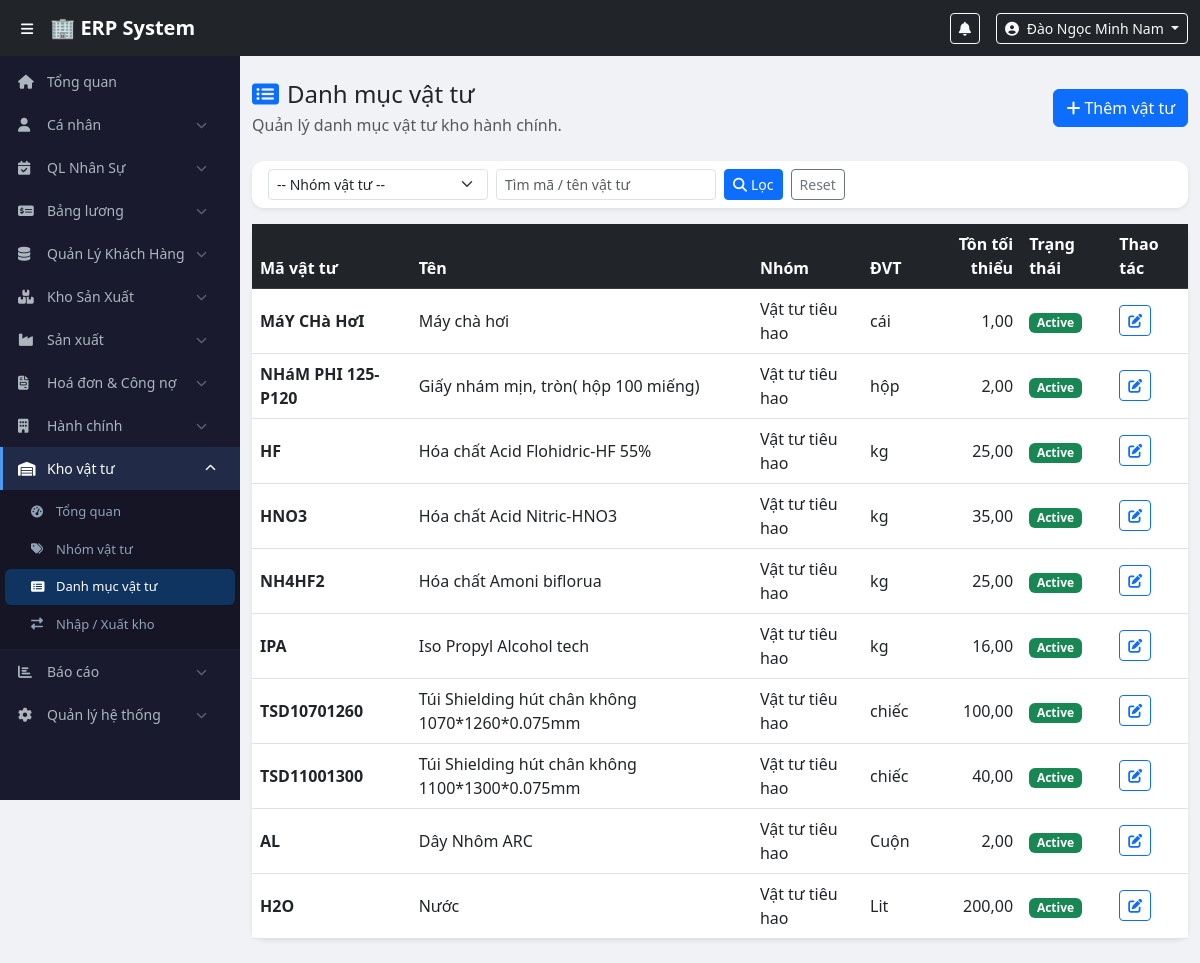
Page /modules/warehouse_admin/items.php (signed in) on the committed database.
### tables this page shows
CREATE TABLE `wa_items` (
  `id` int(11) NOT NULL,
  `category_id` int(11) NOT NULL,
  `item_code` varchar(50) NOT NULL,
  `item_name` varchar(200) NOT NULL,
  `unit` varchar(30) NOT NULL DEFAULT 'cái',
  `min_stock` decimal(12,2) NOT NULL DEFAULT 0.00,
  `is_active` tinyint(1) NOT NULL DEFAULT 1,
  `created_at` timestamp NOT NULL DEFAULT current_timestamp()
);

CREATE TABLE `wa_categories` (
  `id` int(11) NOT NULL,
  `name` varchar(100) NOT NULL,
  `description` text DEFAULT NULL,
  `is_active` tinyint(1) NOT NULL DEFAULT 1
);

### config/functions.php (called while the page is built, shortened)
<?php
function fetchAllSafe(PDO $pdo, string $sql, array $params = []): array {
    try {
        $stmt = $pdo->prepare($sql);
        $stmt->execute($params);
        return $stmt->fetchAll(PDO::FETCH_ASSOC) ?: [];
    } catch (Throwable $e) {
        return [];
    }
}
function e($value): string {
    return htmlspecialchars((string) ($value ?? ''), ENT_QUOTES | ENT_SUBSTITUTE, 'UTF-8');
}
?>

### modules/warehouse_admin/items.php (the view, shortened to what this page needs)
<?php
require_once $_SERVER['DOCUMENT_ROOT'] . '/erp/config/database.php';
require_once $_SERVER['DOCUMENT_ROOT'] . '/erp/config/functions.php';
$pdo = getDBConnection();
$keyword = trim((string)($_GET['keyword'] ?? ''));
$where = ['1=1'];
$params = [];
$items = fetchAllSafe($pdo, "SELECT i.*, c.name AS category_name
                           FROM wa_items i
                           LEFT JOIN wa_categories c ON c.id = i.category_id
                           WHERE " . implode(' AND ', $where) . "
                           ORDER BY i.id DESC", $params);
include $_SERVER['DOCUMENT_ROOT'] . '/erp/includes/header.php';
include $_SERVER['DOCUMENT_ROOT'] . '/erp/includes/sidebar.php';
?>
<div class="main-content"><div class="container-fluid py-4">
    <div class="d-flex justify-content-between align-items-center mb-4"><div><h4 class="mb-1"><i class="fas fa-list-alt me-2 text-primary"></i>Danh mục vật tư</h4><p class="text-muted mb-0">Quản lý danh mục vật tư kho hành chính.</p></div><button class="btn btn-primary" id="btnNewItem"><i class="fas fa-plus me-1"></i>Thêm vật tư</button></div>
    <div class="card border-0 shadow-sm mb-3"><div class="card-body py-2"><form class="row g-2" method="get">
        <div class="col-md-3"><select name="category_id" class="form-select form-select-sm"><option value="">-- Nhóm vật tư --</option></select></div>
        <div class="col-md-3"><input type="text" name="keyword" class="form-control form-control-sm" value="<?= e($keyword) ?>" placeholder="Tìm mã / tên vật tư"></div>
        <div class="col-auto"><button class="btn btn-sm btn-primary"><i class="fas fa-search me-1"></i>Lọc</button></div>
        <div class="col-auto"><a href="/erp/modules/warehouse_admin/items.php" class="btn btn-sm btn-outline-secondary">Reset</a></div>
    </form></div></div>
    <div class="card border-0 shadow-sm"><div class="table-responsive"><table class="table table-hover align-middle mb-0"><thead class="table-dark"><tr><th>Mã vật tư</th><th>Tên</th><th>Nhóm</th><th>ĐVT</th><th class="text-end">Tồn tối thiểu</th><th>Trạng thái</th><th>Thao tác</th></tr></thead><tbody>
    <?php foreach($items as $it): ?><tr><td class="fw-semibold"><?= e($it['item_code']) ?></td><td><?= e($it['item_name']) ?></td><td><?= e($it['category_name']) ?></td><td><?= e($it['unit']) ?></td><td class="text-end"><?= e(number_format((float)$it['min_stock'],2,',','.')) ?></td><td><span class="badge bg-<?= (int)$it['is_active']===1?'success':'secondary' ?>"><?= (int)$it['is_active']===1?'Active':'Inactive' ?></span></td><td><button class="btn btn-sm btn-outline-primary btn-edit-item" data-json='<?= e(json_encode($it, JSON_UNESCAPED_UNICODE)) ?>'><i class="fas fa-edit"></i></button></td></tr><?php endforeach; ?>
    </tbody></table></div></div>
</div></div>
<?php include $_SERVER['DOCUMENT_ROOT'] . '/erp/includes/footer.php'; ?>

### assets/css/style.css (style rules this page uses)
body { padding-top: 56px; background: #f0f2f5; font-family: 'Segoe UI', sans-serif; }
.main-content { margin-left: 240px; transition: margin-left 0.3s; min-height: calc(100vh - 56px); }
.card { border-radius: 12px !important; }

### rows in the picture
wa_items: item_code "MáY CHà HơI", item_name "Máy chà hơi", category.name "Vật tư tiêu hao", unit "cái", min_stock "1,00", is_active "Active"
wa_items: item_code "NHáM PHI 125-P120", item_name "Giấy nhám mịn, tròn( hộp 100 miếng)", category.name "Vật tư tiêu hao", unit "hộp", min_stock "2,00", is_active "Active"
wa_items: item_code "HF", item_name "Hóa chất Acid Flohidric-HF 55%", category.name "Vật tư tiêu hao", unit "kg", min_stock "25,00", is_active "Active"
wa_items: item_code "HNO3", item_name "Hóa chất Acid Nitric-HNO3", category.name "Vật tư tiêu hao", unit "kg", min_stock "35,00", is_active "Active"
wa_items: item_code "NH4HF2", item_name "Hóa chất Amoni biflorua", category.name "Vật tư tiêu hao", unit "kg", min_stock "25,00", is_active "Active"
wa_items: item_code "IPA", item_name "Iso Propyl Alcohol tech", category.name "Vật tư tiêu hao", unit "kg", min_stock "16,00", is_active "Active"
wa_items: item_code "TSD10701260", item_name "Túi Shielding hút chân không 1070*1260*0.075mm", category.name "Vật tư tiêu hao", unit "chiếc", min_stock "100,00", is_active "Active"
wa_items: item_code "TSD11001300", item_name "Túi Shielding hút chân không 1100*1300*0.075mm", category.name "Vật tư tiêu hao", unit "chiếc", min_stock "40,00", is_active "Active"
wa_items: item_code "AL", item_name "Dây Nhôm ARC", category.name "Vật tư tiêu hao", unit "Cuộn", min_stock "2,00", is_active "Active"
wa_items: item_code "H2O", item_name "Nước", category.name "Vật tư tiêu hao", unit "Lit", min_stock "200,00", is_active "Active"

### other values in the picture
$user['full_name'] "Đào Ngọc Minh Nam"
